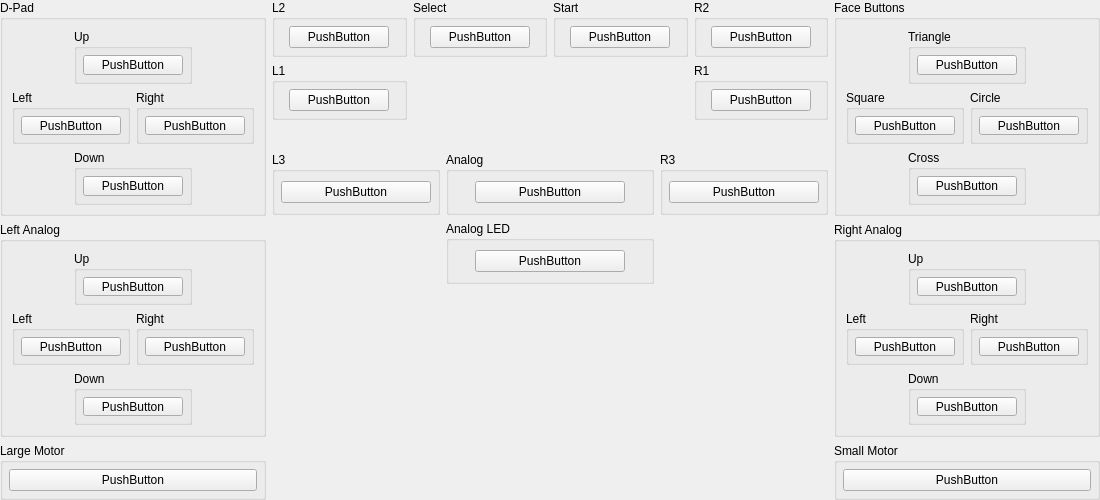
<?xml version="1.0" encoding="UTF-8"?>
<ui version="4.0">
 <class>ControllerBindingWidget_AnalogController</class>
 <widget class="QWidget" name="ControllerBindingWidget_AnalogController">
  <property name="geometry">
   <rect>
    <x>0</x>
    <y>0</y>
    <width>1100</width>
    <height>500</height>
   </rect>
  </property>
  <property name="sizePolicy">
   <sizepolicy hsizetype="MinimumExpanding" vsizetype="Preferred">
    <horstretch>0</horstretch>
    <verstretch>0</verstretch>
   </sizepolicy>
  </property>
  <property name="minimumSize">
   <size>
    <width>1100</width>
    <height>500</height>
   </size>
  </property>
  <layout class="QGridLayout" name="gridLayout_35">
   <property name="leftMargin">
    <number>0</number>
   </property>
   <property name="topMargin">
    <number>0</number>
   </property>
   <property name="rightMargin">
    <number>0</number>
   </property>
   <property name="bottomMargin">
    <number>0</number>
   </property>
   <item row="0" column="0" rowspan="3">
    <layout class="QVBoxLayout" name="verticalLayout_2">
     <item>
      <widget class="QGroupBox" name="groupBox">
       <property name="title">
        <string>D-Pad</string>
       </property>
       <layout class="QGridLayout" name="gridLayout_5">
        <item row="3" column="1" colspan="2">
         <widget class="QGroupBox" name="groupBox_5">
          <property name="title">
           <string>Down</string>
          </property>
          <layout class="QGridLayout" name="gridLayout_4">
           <property name="leftMargin">
            <number>6</number>
           </property>
           <property name="topMargin">
            <number>6</number>
           </property>
           <property name="rightMargin">
            <number>6</number>
           </property>
           <property name="bottomMargin">
            <number>6</number>
           </property>
           <item row="0" column="0">
            <widget class="InputBindingWidget" name="Down">
             <property name="minimumSize">
              <size>
               <width>100</width>
               <height>0</height>
              </size>
             </property>
             <property name="maximumSize">
              <size>
               <width>100</width>
               <height>16777215</height>
              </size>
             </property>
             <property name="text">
              <string>PushButton</string>
             </property>
            </widget>
           </item>
          </layout>
         </widget>
        </item>
        <item row="2" column="0" colspan="2">
         <widget class="QGroupBox" name="groupBox_3">
          <property name="title">
           <string>Left</string>
          </property>
          <layout class="QGridLayout" name="gridLayout_2">
           <property name="leftMargin">
            <number>6</number>
           </property>
           <property name="topMargin">
            <number>6</number>
           </property>
           <property name="rightMargin">
            <number>6</number>
           </property>
           <property name="bottomMargin">
            <number>6</number>
           </property>
           <item row="0" column="0">
            <widget class="InputBindingWidget" name="Left">
             <property name="minimumSize">
              <size>
               <width>100</width>
               <height>0</height>
              </size>
             </property>
             <property name="maximumSize">
              <size>
               <width>100</width>
               <height>16777215</height>
              </size>
             </property>
             <property name="text">
              <string>PushButton</string>
             </property>
            </widget>
           </item>
          </layout>
         </widget>
        </item>
        <item row="0" column="1" colspan="2">
         <widget class="QGroupBox" name="groupBox_2">
          <property name="title">
           <string>Up</string>
          </property>
          <layout class="QGridLayout" name="gridLayout">
           <property name="leftMargin">
            <number>6</number>
           </property>
           <property name="topMargin">
            <number>6</number>
           </property>
           <property name="rightMargin">
            <number>6</number>
           </property>
           <property name="bottomMargin">
            <number>6</number>
           </property>
           <item row="0" column="0">
            <widget class="InputBindingWidget" name="Up">
             <property name="minimumSize">
              <size>
               <width>100</width>
               <height>0</height>
              </size>
             </property>
             <property name="maximumSize">
              <size>
               <width>100</width>
               <height>16777215</height>
              </size>
             </property>
             <property name="text">
              <string>PushButton</string>
             </property>
            </widget>
           </item>
          </layout>
         </widget>
        </item>
        <item row="2" column="2" colspan="2">
         <widget class="QGroupBox" name="groupBox_4">
          <property name="title">
           <string>Right</string>
          </property>
          <layout class="QGridLayout" name="gridLayout_3">
           <property name="leftMargin">
            <number>6</number>
           </property>
           <property name="topMargin">
            <number>6</number>
           </property>
           <property name="rightMargin">
            <number>6</number>
           </property>
           <property name="bottomMargin">
            <number>6</number>
           </property>
           <item row="0" column="0">
            <widget class="InputBindingWidget" name="Right">
             <property name="minimumSize">
              <size>
               <width>100</width>
               <height>0</height>
              </size>
             </property>
             <property name="maximumSize">
              <size>
               <width>100</width>
               <height>16777215</height>
              </size>
             </property>
             <property name="text">
              <string>PushButton</string>
             </property>
            </widget>
           </item>
          </layout>
         </widget>
        </item>
       </layout>
      </widget>
     </item>
     <item>
      <widget class="QGroupBox" name="groupBox_6">
       <property name="title">
        <string>Left Analog</string>
       </property>
       <layout class="QGridLayout" name="gridLayout_6">
        <item row="3" column="1" colspan="2">
         <widget class="QGroupBox" name="groupBox_7">
          <property name="title">
           <string>Down</string>
          </property>
          <layout class="QGridLayout" name="gridLayout_7">
           <property name="leftMargin">
            <number>6</number>
           </property>
           <property name="topMargin">
            <number>6</number>
           </property>
           <property name="rightMargin">
            <number>6</number>
           </property>
           <property name="bottomMargin">
            <number>6</number>
           </property>
           <item row="0" column="0">
            <widget class="InputBindingWidget" name="LDown">
             <property name="minimumSize">
              <size>
               <width>100</width>
               <height>0</height>
              </size>
             </property>
             <property name="maximumSize">
              <size>
               <width>100</width>
               <height>16777215</height>
              </size>
             </property>
             <property name="text">
              <string>PushButton</string>
             </property>
            </widget>
           </item>
          </layout>
         </widget>
        </item>
        <item row="2" column="0" colspan="2">
         <widget class="QGroupBox" name="groupBox_8">
          <property name="title">
           <string>Left</string>
          </property>
          <layout class="QGridLayout" name="gridLayout_8">
           <property name="leftMargin">
            <number>6</number>
           </property>
           <property name="topMargin">
            <number>6</number>
           </property>
           <property name="rightMargin">
            <number>6</number>
           </property>
           <property name="bottomMargin">
            <number>6</number>
           </property>
           <item row="0" column="0">
            <widget class="InputBindingWidget" name="LLeft">
             <property name="minimumSize">
              <size>
               <width>100</width>
               <height>0</height>
              </size>
             </property>
             <property name="maximumSize">
              <size>
               <width>100</width>
               <height>16777215</height>
              </size>
             </property>
             <property name="text">
              <string>PushButton</string>
             </property>
            </widget>
           </item>
          </layout>
         </widget>
        </item>
        <item row="0" column="1" colspan="2">
         <widget class="QGroupBox" name="groupBox_9">
          <property name="title">
           <string>Up</string>
          </property>
          <layout class="QGridLayout" name="gridLayout_9">
           <property name="leftMargin">
            <number>6</number>
           </property>
           <property name="topMargin">
            <number>6</number>
           </property>
           <property name="rightMargin">
            <number>6</number>
           </property>
           <property name="bottomMargin">
            <number>6</number>
           </property>
           <item row="0" column="0">
            <widget class="InputBindingWidget" name="LUp">
             <property name="minimumSize">
              <size>
               <width>100</width>
               <height>0</height>
              </size>
             </property>
             <property name="maximumSize">
              <size>
               <width>100</width>
               <height>16777215</height>
              </size>
             </property>
             <property name="text">
              <string>PushButton</string>
             </property>
            </widget>
           </item>
          </layout>
         </widget>
        </item>
        <item row="2" column="2" colspan="2">
         <widget class="QGroupBox" name="groupBox_10">
          <property name="title">
           <string>Right</string>
          </property>
          <layout class="QGridLayout" name="gridLayout_10">
           <property name="leftMargin">
            <number>6</number>
           </property>
           <property name="topMargin">
            <number>6</number>
           </property>
           <property name="rightMargin">
            <number>6</number>
           </property>
           <property name="bottomMargin">
            <number>6</number>
           </property>
           <item row="0" column="0">
            <widget class="InputBindingWidget" name="LRight">
             <property name="minimumSize">
              <size>
               <width>100</width>
               <height>0</height>
              </size>
             </property>
             <property name="maximumSize">
              <size>
               <width>100</width>
               <height>16777215</height>
              </size>
             </property>
             <property name="text">
              <string>PushButton</string>
             </property>
            </widget>
           </item>
          </layout>
         </widget>
        </item>
       </layout>
      </widget>
     </item>
     <item>
      <widget class="QGroupBox" name="groupBox_29">
       <property name="title">
        <string>Large Motor</string>
       </property>
       <layout class="QGridLayout" name="gridLayout_30">
        <property name="leftMargin">
         <number>6</number>
        </property>
        <property name="topMargin">
         <number>6</number>
        </property>
        <property name="rightMargin">
         <number>6</number>
        </property>
        <property name="bottomMargin">
         <number>6</number>
        </property>
        <item row="0" column="0">
         <widget class="InputBindingWidget" name="LargeMotor">
          <property name="minimumSize">
           <size>
            <width>100</width>
            <height>0</height>
           </size>
          </property>
          <property name="maximumSize">
           <size>
            <width>16777215</width>
            <height>16777215</height>
           </size>
          </property>
          <property name="text">
           <string>PushButton</string>
          </property>
         </widget>
        </item>
       </layout>
      </widget>
     </item>
     <item>
      <spacer name="verticalSpacer_5">
       <property name="orientation">
        <enum>Qt::Orientation::Vertical</enum>
       </property>
       <property name="sizeHint" stdset="0">
        <size>
         <width>20</width>
         <height>40</height>
        </size>
       </property>
      </spacer>
     </item>
    </layout>
   </item>
   <item row="0" column="1">
    <layout class="QGridLayout" name="gridLayout_27">
     <item row="0" column="3">
      <widget class="QGroupBox" name="groupBox_23">
       <property name="title">
        <string>R2</string>
       </property>
       <layout class="QGridLayout" name="gridLayout_23">
        <property name="leftMargin">
         <number>6</number>
        </property>
        <property name="topMargin">
         <number>6</number>
        </property>
        <property name="rightMargin">
         <number>6</number>
        </property>
        <property name="bottomMargin">
         <number>6</number>
        </property>
        <item row="0" column="0">
         <widget class="InputBindingWidget" name="R2">
          <property name="maximumSize">
           <size>
            <width>100</width>
            <height>16777215</height>
           </size>
          </property>
          <property name="text">
           <string>PushButton</string>
          </property>
         </widget>
        </item>
       </layout>
      </widget>
     </item>
     <item row="0" column="1">
      <widget class="QGroupBox" name="groupBox_25">
       <property name="title">
        <string>Select</string>
       </property>
       <layout class="QGridLayout" name="gridLayout_25">
        <property name="leftMargin">
         <number>6</number>
        </property>
        <property name="topMargin">
         <number>6</number>
        </property>
        <property name="rightMargin">
         <number>6</number>
        </property>
        <property name="bottomMargin">
         <number>6</number>
        </property>
        <item row="0" column="0">
         <widget class="InputBindingWidget" name="Select">
          <property name="maximumSize">
           <size>
            <width>100</width>
            <height>16777215</height>
           </size>
          </property>
          <property name="text">
           <string>PushButton</string>
          </property>
         </widget>
        </item>
       </layout>
      </widget>
     </item>
     <item row="0" column="0">
      <widget class="QGroupBox" name="groupBox_21">
       <property name="title">
        <string>L2</string>
       </property>
       <layout class="QGridLayout" name="gridLayout_21">
        <property name="leftMargin">
         <number>6</number>
        </property>
        <property name="topMargin">
         <number>6</number>
        </property>
        <property name="rightMargin">
         <number>6</number>
        </property>
        <property name="bottomMargin">
         <number>6</number>
        </property>
        <item row="0" column="0">
         <widget class="InputBindingWidget" name="L2">
          <property name="maximumSize">
           <size>
            <width>100</width>
            <height>16777215</height>
           </size>
          </property>
          <property name="text">
           <string>PushButton</string>
          </property>
         </widget>
        </item>
       </layout>
      </widget>
     </item>
     <item row="0" column="2">
      <widget class="QGroupBox" name="groupBox_26">
       <property name="title">
        <string>Start</string>
       </property>
       <layout class="QGridLayout" name="gridLayout_26">
        <property name="leftMargin">
         <number>6</number>
        </property>
        <property name="topMargin">
         <number>6</number>
        </property>
        <property name="rightMargin">
         <number>6</number>
        </property>
        <property name="bottomMargin">
         <number>6</number>
        </property>
        <item row="0" column="0">
         <widget class="InputBindingWidget" name="Start">
          <property name="maximumSize">
           <size>
            <width>100</width>
            <height>16777215</height>
           </size>
          </property>
          <property name="text">
           <string>PushButton</string>
          </property>
         </widget>
        </item>
       </layout>
      </widget>
     </item>
     <item row="1" column="3">
      <widget class="QGroupBox" name="groupBox_24">
       <property name="title">
        <string>R1</string>
       </property>
       <layout class="QGridLayout" name="gridLayout_24">
        <property name="leftMargin">
         <number>6</number>
        </property>
        <property name="topMargin">
         <number>6</number>
        </property>
        <property name="rightMargin">
         <number>6</number>
        </property>
        <property name="bottomMargin">
         <number>6</number>
        </property>
        <item row="0" column="0">
         <widget class="InputBindingWidget" name="R1">
          <property name="maximumSize">
           <size>
            <width>100</width>
            <height>16777215</height>
           </size>
          </property>
          <property name="text">
           <string>PushButton</string>
          </property>
         </widget>
        </item>
       </layout>
      </widget>
     </item>
     <item row="1" column="0">
      <widget class="QGroupBox" name="groupBox_22">
       <property name="title">
        <string>L1</string>
       </property>
       <layout class="QGridLayout" name="gridLayout_22">
        <property name="leftMargin">
         <number>6</number>
        </property>
        <property name="topMargin">
         <number>6</number>
        </property>
        <property name="rightMargin">
         <number>6</number>
        </property>
        <property name="bottomMargin">
         <number>6</number>
        </property>
        <item row="0" column="0">
         <widget class="InputBindingWidget" name="L1">
          <property name="maximumSize">
           <size>
            <width>100</width>
            <height>16777215</height>
           </size>
          </property>
          <property name="text">
           <string>PushButton</string>
          </property>
         </widget>
        </item>
       </layout>
      </widget>
     </item>
    </layout>
   </item>
   <item row="0" column="2" rowspan="3">
    <layout class="QVBoxLayout" name="verticalLayout">
     <item>
      <widget class="QGroupBox" name="groupBox_16">
       <property name="title">
        <string>Face Buttons</string>
       </property>
       <layout class="QGridLayout" name="gridLayout_16">
        <item row="3" column="1" colspan="2">
         <widget class="QGroupBox" name="groupBox_17">
          <property name="title">
           <string>Cross</string>
          </property>
          <layout class="QGridLayout" name="gridLayout_17">
           <property name="leftMargin">
            <number>6</number>
           </property>
           <property name="topMargin">
            <number>6</number>
           </property>
           <property name="rightMargin">
            <number>6</number>
           </property>
           <property name="bottomMargin">
            <number>6</number>
           </property>
           <item row="0" column="0">
            <widget class="InputBindingWidget" name="Cross">
             <property name="minimumSize">
              <size>
               <width>100</width>
               <height>0</height>
              </size>
             </property>
             <property name="maximumSize">
              <size>
               <width>100</width>
               <height>16777215</height>
              </size>
             </property>
             <property name="text">
              <string>PushButton</string>
             </property>
            </widget>
           </item>
          </layout>
         </widget>
        </item>
        <item row="2" column="0" colspan="2">
         <widget class="QGroupBox" name="groupBox_18">
          <property name="title">
           <string>Square</string>
          </property>
          <layout class="QGridLayout" name="gridLayout_18">
           <property name="leftMargin">
            <number>6</number>
           </property>
           <property name="topMargin">
            <number>6</number>
           </property>
           <property name="rightMargin">
            <number>6</number>
           </property>
           <property name="bottomMargin">
            <number>6</number>
           </property>
           <item row="0" column="0">
            <widget class="InputBindingWidget" name="Square">
             <property name="minimumSize">
              <size>
               <width>100</width>
               <height>0</height>
              </size>
             </property>
             <property name="maximumSize">
              <size>
               <width>100</width>
               <height>16777215</height>
              </size>
             </property>
             <property name="text">
              <string>PushButton</string>
             </property>
            </widget>
           </item>
          </layout>
         </widget>
        </item>
        <item row="0" column="1" colspan="2">
         <widget class="QGroupBox" name="groupBox_19">
          <property name="title">
           <string>Triangle</string>
          </property>
          <layout class="QGridLayout" name="gridLayout_19">
           <property name="leftMargin">
            <number>6</number>
           </property>
           <property name="topMargin">
            <number>6</number>
           </property>
           <property name="rightMargin">
            <number>6</number>
           </property>
           <property name="bottomMargin">
            <number>6</number>
           </property>
           <item row="0" column="0">
            <widget class="InputBindingWidget" name="Triangle">
             <property name="minimumSize">
              <size>
               <width>100</width>
               <height>0</height>
              </size>
             </property>
             <property name="maximumSize">
              <size>
               <width>100</width>
               <height>16777215</height>
              </size>
             </property>
             <property name="text">
              <string>PushButton</string>
             </property>
            </widget>
           </item>
          </layout>
         </widget>
        </item>
        <item row="2" column="2" colspan="2">
         <widget class="QGroupBox" name="groupBox_20">
          <property name="title">
           <string>Circle</string>
          </property>
          <layout class="QGridLayout" name="gridLayout_20">
           <property name="leftMargin">
            <number>6</number>
           </property>
           <property name="topMargin">
            <number>6</number>
           </property>
           <property name="rightMargin">
            <number>6</number>
           </property>
           <property name="bottomMargin">
            <number>6</number>
           </property>
           <item row="0" column="0">
            <widget class="InputBindingWidget" name="Circle">
             <property name="minimumSize">
              <size>
               <width>100</width>
               <height>0</height>
              </size>
             </property>
             <property name="maximumSize">
              <size>
               <width>100</width>
               <height>16777215</height>
              </size>
             </property>
             <property name="text">
              <string>PushButton</string>
             </property>
            </widget>
           </item>
          </layout>
         </widget>
        </item>
       </layout>
      </widget>
     </item>
     <item>
      <widget class="QGroupBox" name="groupBox_11">
       <property name="title">
        <string>Right Analog</string>
       </property>
       <layout class="QGridLayout" name="gridLayout_11">
        <item row="2" column="0" colspan="2">
         <widget class="QGroupBox" name="groupBox_13">
          <property name="title">
           <string>Left</string>
          </property>
          <layout class="QGridLayout" name="gridLayout_13">
           <property name="leftMargin">
            <number>6</number>
           </property>
           <property name="topMargin">
            <number>6</number>
           </property>
           <property name="rightMargin">
            <number>6</number>
           </property>
           <property name="bottomMargin">
            <number>6</number>
           </property>
           <item row="0" column="0">
            <widget class="InputBindingWidget" name="RLeft">
             <property name="minimumSize">
              <size>
               <width>100</width>
               <height>0</height>
              </size>
             </property>
             <property name="maximumSize">
              <size>
               <width>100</width>
               <height>16777215</height>
              </size>
             </property>
             <property name="text">
              <string>PushButton</string>
             </property>
            </widget>
           </item>
          </layout>
         </widget>
        </item>
        <item row="3" column="1" colspan="2">
         <widget class="QGroupBox" name="groupBox_12">
          <property name="title">
           <string>Down</string>
          </property>
          <layout class="QGridLayout" name="gridLayout_12">
           <property name="leftMargin">
            <number>6</number>
           </property>
           <property name="topMargin">
            <number>6</number>
           </property>
           <property name="rightMargin">
            <number>6</number>
           </property>
           <property name="bottomMargin">
            <number>6</number>
           </property>
           <item row="0" column="0">
            <widget class="InputBindingWidget" name="RDown">
             <property name="minimumSize">
              <size>
               <width>100</width>
               <height>0</height>
              </size>
             </property>
             <property name="maximumSize">
              <size>
               <width>100</width>
               <height>16777215</height>
              </size>
             </property>
             <property name="text">
              <string>PushButton</string>
             </property>
            </widget>
           </item>
          </layout>
         </widget>
        </item>
        <item row="2" column="2" colspan="2">
         <widget class="QGroupBox" name="groupBox_15">
          <property name="title">
           <string>Right</string>
          </property>
          <layout class="QGridLayout" name="gridLayout_15">
           <property name="leftMargin">
            <number>6</number>
           </property>
           <property name="topMargin">
            <number>6</number>
           </property>
           <property name="rightMargin">
            <number>6</number>
           </property>
           <property name="bottomMargin">
            <number>6</number>
           </property>
           <item row="0" column="0">
            <widget class="InputBindingWidget" name="RRight">
             <property name="minimumSize">
              <size>
               <width>100</width>
               <height>0</height>
              </size>
             </property>
             <property name="maximumSize">
              <size>
               <width>100</width>
               <height>16777215</height>
              </size>
             </property>
             <property name="text">
              <string>PushButton</string>
             </property>
            </widget>
           </item>
          </layout>
         </widget>
        </item>
        <item row="0" column="1" colspan="2">
         <widget class="QGroupBox" name="groupBox_14">
          <property name="title">
           <string>Up</string>
          </property>
          <layout class="QGridLayout" name="gridLayout_14">
           <property name="leftMargin">
            <number>6</number>
           </property>
           <property name="topMargin">
            <number>6</number>
           </property>
           <property name="rightMargin">
            <number>6</number>
           </property>
           <property name="bottomMargin">
            <number>6</number>
           </property>
           <item row="0" column="0">
            <widget class="InputBindingWidget" name="RUp">
             <property name="minimumSize">
              <size>
               <width>100</width>
               <height>0</height>
              </size>
             </property>
             <property name="maximumSize">
              <size>
               <width>100</width>
               <height>16777215</height>
              </size>
             </property>
             <property name="text">
              <string>PushButton</string>
             </property>
            </widget>
           </item>
          </layout>
         </widget>
        </item>
       </layout>
      </widget>
     </item>
     <item>
      <widget class="QGroupBox" name="groupBox_32">
       <property name="title">
        <string>Small Motor</string>
       </property>
       <layout class="QGridLayout" name="gridLayout_31">
        <property name="leftMargin">
         <number>6</number>
        </property>
        <property name="topMargin">
         <number>6</number>
        </property>
        <property name="rightMargin">
         <number>6</number>
        </property>
        <property name="bottomMargin">
         <number>6</number>
        </property>
        <item row="0" column="0">
         <widget class="InputBindingWidget" name="SmallMotor">
          <property name="minimumSize">
           <size>
            <width>100</width>
            <height>0</height>
           </size>
          </property>
          <property name="maximumSize">
           <size>
            <width>16777215</width>
            <height>16777215</height>
           </size>
          </property>
          <property name="text">
           <string>PushButton</string>
          </property>
         </widget>
        </item>
       </layout>
      </widget>
     </item>
     <item>
      <spacer name="verticalSpacer_4">
       <property name="orientation">
        <enum>Qt::Orientation::Vertical</enum>
       </property>
       <property name="sizeHint" stdset="0">
        <size>
         <width>20</width>
         <height>40</height>
        </size>
       </property>
      </spacer>
     </item>
    </layout>
   </item>
   <item row="1" column="1">
    <layout class="QHBoxLayout" name="horizontalLayout_4">
     <item>
      <spacer name="horizontalSpacer">
       <property name="orientation">
        <enum>Qt::Orientation::Horizontal</enum>
       </property>
       <property name="sizeHint" stdset="0">
        <size>
         <width>40</width>
         <height>20</height>
        </size>
       </property>
      </spacer>
     </item>
     <item>
      <widget class="QLabel" name="label">
       <property name="sizePolicy">
        <sizepolicy hsizetype="Fixed" vsizetype="Fixed">
         <horstretch>0</horstretch>
         <verstretch>0</verstretch>
        </sizepolicy>
       </property>
       <property name="maximumSize">
        <size>
         <width>400</width>
         <height>266</height>
        </size>
       </property>
       <property name="text">
        <string/>
       </property>
       <property name="pixmap">
        <pixmap resource="resources/duckstation-qt.qrc">:/controllers/analog_controller.svg</pixmap>
       </property>
       <property name="scaledContents">
        <bool>true</bool>
       </property>
      </widget>
     </item>
     <item>
      <spacer name="horizontalSpacer_2">
       <property name="orientation">
        <enum>Qt::Orientation::Horizontal</enum>
       </property>
       <property name="sizeHint" stdset="0">
        <size>
         <width>40</width>
         <height>20</height>
        </size>
       </property>
      </spacer>
     </item>
    </layout>
   </item>
   <item row="2" column="1">
    <layout class="QGridLayout" name="gridLayout_32">
     <item row="0" column="1" colspan="2">
      <widget class="QGroupBox" name="groupBox_31">
       <property name="title">
        <string>Analog</string>
       </property>
       <layout class="QGridLayout" name="gridLayout_33">
        <item row="0" column="0">
         <widget class="InputBindingWidget" name="Analog">
          <property name="maximumSize">
           <size>
            <width>150</width>
            <height>16777215</height>
           </size>
          </property>
          <property name="text">
           <string>PushButton</string>
          </property>
         </widget>
        </item>
       </layout>
      </widget>
     </item>
     <item row="0" column="0">
      <widget class="QGroupBox" name="groupBox_27">
       <property name="title">
        <string>L3</string>
       </property>
       <layout class="QGridLayout" name="gridLayout_28">
        <property name="leftMargin">
         <number>6</number>
        </property>
        <property name="topMargin">
         <number>6</number>
        </property>
        <property name="rightMargin">
         <number>6</number>
        </property>
        <property name="bottomMargin">
         <number>6</number>
        </property>
        <item row="0" column="0">
         <widget class="InputBindingWidget" name="L3">
          <property name="minimumSize">
           <size>
            <width>150</width>
            <height>0</height>
           </size>
          </property>
          <property name="maximumSize">
           <size>
            <width>100</width>
            <height>16777215</height>
           </size>
          </property>
          <property name="text">
           <string>PushButton</string>
          </property>
         </widget>
        </item>
       </layout>
      </widget>
     </item>
     <item row="0" column="3">
      <widget class="QGroupBox" name="groupBox_28">
       <property name="title">
        <string>R3</string>
       </property>
       <layout class="QGridLayout" name="gridLayout_29">
        <property name="leftMargin">
         <number>6</number>
        </property>
        <property name="topMargin">
         <number>6</number>
        </property>
        <property name="rightMargin">
         <number>6</number>
        </property>
        <property name="bottomMargin">
         <number>6</number>
        </property>
        <item row="0" column="0">
         <widget class="InputBindingWidget" name="R3">
          <property name="minimumSize">
           <size>
            <width>150</width>
            <height>0</height>
           </size>
          </property>
          <property name="maximumSize">
           <size>
            <width>100</width>
            <height>16777215</height>
           </size>
          </property>
          <property name="text">
           <string>PushButton</string>
          </property>
         </widget>
        </item>
       </layout>
      </widget>
     </item>
     <item row="2" column="0" colspan="4">
      <spacer name="verticalSpacer">
       <property name="orientation">
        <enum>Qt::Orientation::Vertical</enum>
       </property>
       <property name="sizeHint" stdset="0">
        <size>
         <width>20</width>
         <height>40</height>
        </size>
       </property>
      </spacer>
     </item>
     <item row="1" column="1" colspan="2">
      <widget class="QGroupBox" name="groupBox_33">
       <property name="title">
        <string>Analog LED</string>
       </property>
       <layout class="QGridLayout" name="gridLayout_34">
        <item row="0" column="0">
         <widget class="InputBindingWidget" name="AnalogLED">
          <property name="maximumSize">
           <size>
            <width>150</width>
            <height>16777215</height>
           </size>
          </property>
          <property name="text">
           <string>PushButton</string>
          </property>
         </widget>
        </item>
       </layout>
      </widget>
     </item>
    </layout>
   </item>
  </layout>
 </widget>
 <customwidgets>
  <customwidget>
   <class>InputBindingWidget</class>
   <extends>QPushButton</extends>
   <header>inputbindingwidgets.h</header>
  </customwidget>
 </customwidgets>
 <resources>
  <include location="resources/duckstation-qt.qrc"/>
 </resources>
 <connections/>
</ui>
